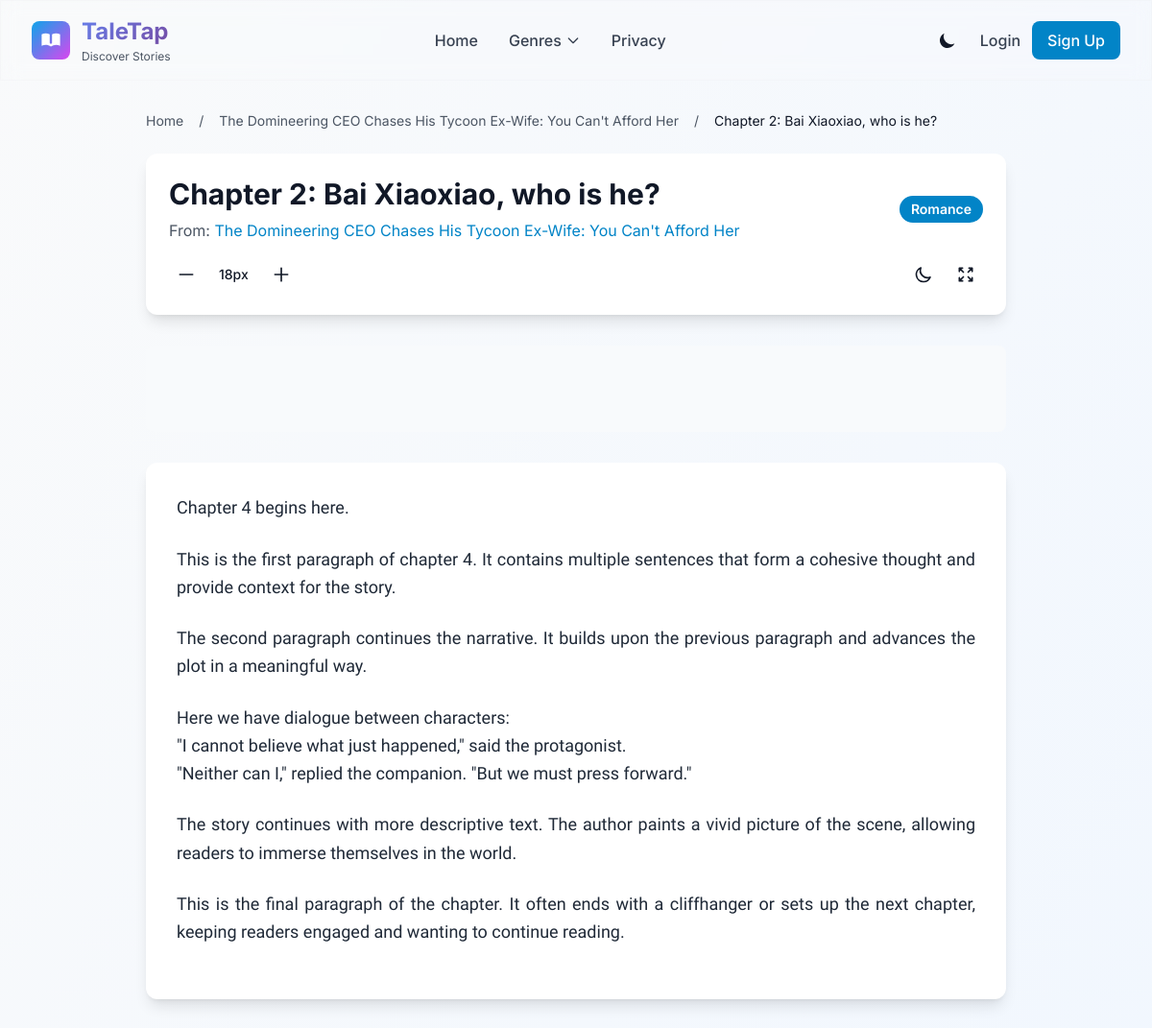
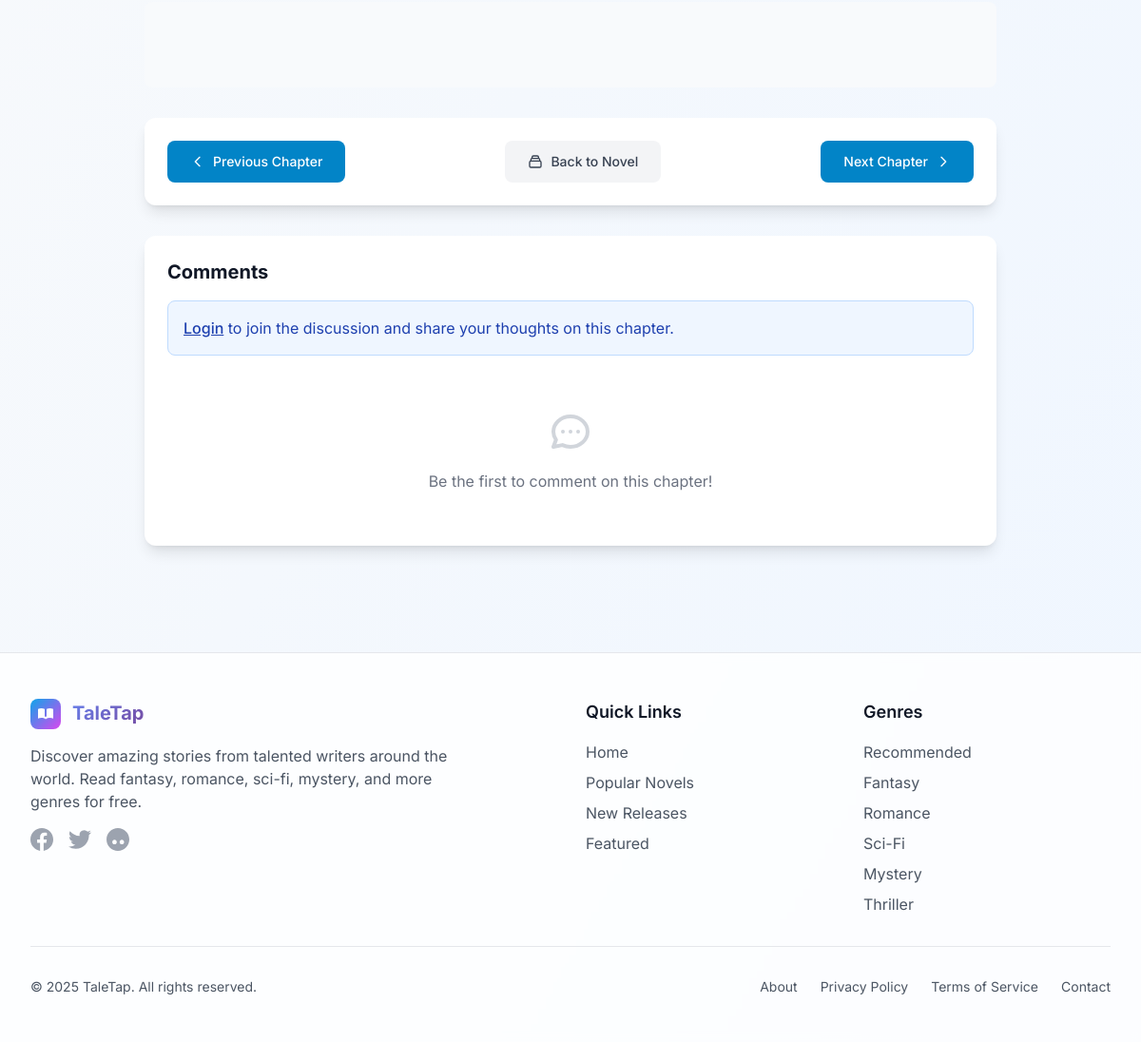
/novel/2/chapter/4, run on the app's committed database (2 pictures, top to bottom).
### models.py (models this page shows)
class Novel(db.Model):
    id = db.Column(db.Integer, primary_key=True)
    title = db.Column(db.String(100), nullable=False)
    description = db.Column(db.Text, nullable=False)
    cover_image = db.Column(db.String(200))  # 封面图片路径
    chapters = db.relationship('Chapter', backref='novel', lazy=True)
    category = db.Column(db.String(50))
    author = db.Column(db.String(100), default='Unknown Author')
    rating = db.Column(db.Float, default=0.0)
    total_reads = db.Column(db.Integer, default=0)
    total_bookmarks = db.Column(db.Integer, default=0)
    total_reviews = db.Column(db.Integer, default=0)
    status = db.Column(db.String(20), default='ongoing')  # 'ongoing', 'completed', 'hiatus'
    created_at = db.Column(db.DateTime, default=lambda: datetime.utcnow())
    updated_at = db.Column(db.DateTime, default=lambda: datetime.utcnow(), onupdate=lambda: datetime.utcnow())

class Chapter(db.Model):
    id = db.Column(db.Integer, primary_key=True)
    novel_id = db.Column(db.Integer, db.ForeignKey('novel.id'), nullable=False)
    title = db.Column(db.String(100), nullable=False)
    content = db.Column(db.Text, nullable=False)
    comments = db.relationship('Comment', backref='chapter', lazy=True)

### app.py (the view)
@app.route('/novel/<int:novel_id>/chapter/<int:chapter_id>')
def chapter(novel_id, chapter_id):
    chapter = Chapter.query.get_or_404(chapter_id)
    if chapter.novel_id != novel_id:
        flash('Chapter does not belong to this novel')  # '章节不属于该小说'
        return redirect(url_for('novel', novel_id=novel_id))
    chapters = Chapter.query.filter_by(novel_id=novel_id).order_by(Chapter.id).all()
    chapter_ids = [c.id for c in chapters]
    current_index = chapter_ids.index(chapter_id)
    prev_chapter_id = chapter_ids[current_index - 1] if current_index > 0 else None
    next_chapter_id = chapter_ids[current_index + 1] if current_index < len(chapter_ids) - 1 else None
    form = CommentForm()
    return render_template('chapter.html', chapter=chapter, form=form,
                           prev_chapter_id=prev_chapter_id, next_chapter_id=next_chapter_id, novel_id=novel_id)

### app.py (called while the page is built)
@app.template_filter('format_paragraphs')
def format_paragraphs(text):
    if not text:
        return ''
    text = text.replace('\r\n', '\n').replace('\r', '\n')
    paragraphs = text.split('\n\n')
    if len(paragraphs) == 1:
        paragraphs = text.split('\n')
    formatted_paragraphs = []
    for paragraph in paragraphs:
        paragraph = paragraph.strip()
        if paragraph:  # 跳过空段落
            paragraph = paragraph.replace('\n', '<br>')
            formatted_paragraphs.append(f'<p class="mb-6 leading-relaxed text-gray-800 dark:text-gray-200 text-justify">{paragraph}</p>')
    return '\n'.join(formatted_paragraphs)

### templates/chapter.html (shortened to what this page needs)
{% extends 'base.html' %}
{% block content %}
<div class="max-w-4xl mx-auto">
    <nav class="text-sm text-gray-600 dark:text-gray-400 mb-6" aria-label="Breadcrumb">
        <ol class="flex items-center space-x-2">
            <li><a href="{{ url_for('index') }}" class="hover:text-primary-600 dark:hover:text-primary-400">Home</a></li>
            <li><span class="mx-2">/</span></li>
            <li><a href="{{ url_for('novel', novel_id=chapter.novel.id) }}" class="hover:text-primary-600 dark:hover:text-primary-400">{{ chapter.novel.title }}</a></li>
            <li><span class="mx-2">/</span></li>
            <li class="text-gray-900 dark:text-gray-100">{{ chapter.title }}</li>
        </ol>
    </nav>
    <div class="bg-white dark:bg-gray-800 rounded-xl shadow-lg p-6 mb-8">
        <div class="flex items-center justify-between mb-4">
            <div>
                <h1 class="text-3xl font-bold text-gray-900 dark:text-white mb-2">{{ chapter.title }}</h1>
                <p class="text-gray-600 dark:text-gray-300">From: <a href="{{ url_for('novel', novel_id=chapter.novel.id) }}" class="text-primary-600 dark:text-primary-400 hover:underline">{{ chapter.novel.title }}</a></p>
            </div>
            {% if chapter.novel.category %}
            <span class="px-3 py-1 text-sm font-semibold text-white bg-primary-600 rounded-full">
                {{ chapter.novel.category }}
            </span>
            {% endif %}
        </div>
        <div class="flex items-center justify-between flex-wrap gap-4">
            <div class="flex items-center space-x-4">
                <button id="font-size-decrease" class="p-2 rounded-lg hover:bg-gray-100 dark:hover:bg-gray-700 transition-colors" title="Decrease font size">
                    <svg class="w-5 h-5" fill="none" stroke="currentColor" viewBox="0 0 24 24">
                        <path stroke-linecap="round" stroke-linejoin="round" stroke-width="2" d="M20 12H4"/>
                    </svg>
                </button>
                <span id="font-size-display" class="text-sm font-medium">18px</span>
                <button id="font-size-increase" class="p-2 rounded-lg hover:bg-gray-100 dark:hover:bg-gray-700 transition-colors" title="Increase font size">
                    <svg class="w-5 h-5" fill="none" stroke="currentColor" viewBox="0 0 24 24">
                        <path stroke-linecap="round" stroke-linejoin="round" stroke-width="2" d="M12 4v16m8-8H4"/>
                    </svg>
                </button>
            </div>
            <div class="flex items-center space-x-2">
                <button id="toggle-dark-mode" class="p-2 rounded-lg hover:bg-gray-100 dark:hover:bg-gray-700 transition-colors" title="Toggle dark mode">
                    <svg class="w-5 h-5" fill="none" stroke="currentColor" viewBox="0 0 24 24">
                        <path stroke-linecap="round" stroke-linejoin="round" stroke-width="2" d="M20.354 15.354A9 9 0 018.646 3.646 9.003 9.003 0 0012 21a9.003 9.003 0 008.354-5.646z"/>
                    </svg>
                </button>
                <button id="toggle-fullscreen" class="p-2 rounded-lg hover:bg-gray-100 dark:hover:bg-gray-700 transition-colors" title="Toggle fullscreen">
                    <svg class="w-5 h-5" fill="none" stroke="currentColor" viewBox="0 0 24 24">
                        <path stroke-linecap="round" stroke-linejoin="round" stroke-width="2" d="M4 8V4m0 0h4M4 4l5 5m11-1V4m0 0h-4m4 0l-5 5M4 16v4m0 0h4m-4 0l5-5m11 5l-5-5m5 5v-4m0 4h-4"/>
                    </svg>
                </button>
            </div>
        </div>
    </div>
    <div class="ad-container mb-8">
    </div>
    <div class="bg-white dark:bg-gray-800 rounded-xl shadow-lg p-8 mb-8">
        <div id="chapter-content" class="chapter-content max-w-none">
            <div class="reading-text text-lg leading-8 text-gray-900 dark:text-gray-100">
                {{ chapter.content | format_paragraphs | safe }}
            </div>
        </div>
    </div>
    <div class="ad-container mb-8">
    </div>
    <div class="bg-white dark:bg-gray-800 rounded-xl shadow-lg p-6 mb-8">
        <div class="flex justify-between items-center">
            {% if prev_chapter_id %}
                <a href="{{ url_for('chapter', novel_id=novel_id, chapter_id=prev_chapter_id) }}"
                   class="inline-flex items-center px-6 py-3 text-sm font-medium text-white bg-primary-600 hover:bg-primary-700 rounded-lg transition-colors">
                    <svg class="w-4 h-4 mr-2" fill="none" stroke="currentColor" viewBox="0 0 24 24">
                        <path stroke-linecap="round" stroke-linejoin="round" stroke-width="2" d="M15 19l-7-7 7-7"/>
                    </svg>
                    Previous Chapter
                </a>
            {% endif %}
            <a href="{{ url_for('novel', novel_id=chapter.novel.id) }}"
               class="inline-flex items-center px-6 py-3 text-sm font-medium text-gray-700 dark:text-gray-300 bg-gray-100 dark:bg-gray-700 hover:bg-gray-200 dark:hover:bg-gray-600 rounded-lg transition-colors">
                <svg class="w-4 h-4 mr-2" fill="none" stroke="currentColor" viewBox="0 0 24 24">
                    <path stroke-linecap="round" stroke-linejoin="round" stroke-width="2" d="M19 11H5m14 0a2 2 0 012 2v6a2 2 0 01-2 2H5a2 2 0 01-2-2v-6a2 2 0 012-2m14 0V9a2 2 0 00-2-2M5 11V9a2 2 0 012-2m0 0V5a2 2 0 012-2h6a2 2 0 012 2v2M7 7h10"/>
                </svg>
                Back to Novel
            </a>
            {% if next_chapter_id %}
                <a href="{{ url_for('chapter', novel_id=novel_id, chapter_id=next_chapter_id) }}"
                   class="inline-flex items-center px-6 py-3 text-sm font-medium text-white bg-primary-600 hover:bg-primary-700 rounded-lg transition-colors">
                    Next Chapter
                    <svg class="w-4 h-4 ml-2" fill="none" stroke="currentColor" viewBox="0 0 24 24">
                        <path stroke-linecap="round" stroke-linejoin="round" stroke-width="2" d="M9 5l7 7-7 7"/>
                    </svg>
                </a>
            {% endif %}
        </div>
    </div>
    <div class="bg-white dark:bg-gray-800 rounded-xl shadow-lg p-6">
        <h3 class="text-xl font-bold text-gray-900 dark:text-white mb-4">Comments</h3>
        {% if current_user.is_authenticated %}
        <form method="POST" action="{{ url_for('add_comment', chapter_id=chapter.id) }}" class="mb-6">
            {{ form.hidden_tag() }}
            <div class="mb-4">
                <label for="{{ form.content.id }}" class="block text-sm font-medium text-gray-700 dark:text-gray-300 mb-2">
                    Share your thoughts
                </label>
                {{ form.content(class="w-full p-3 border border-gray-300 dark:border-gray-600 rounded-lg dark:bg-gray-700 dark:text-white focus:ring-2 focus:ring-primary-500 focus:border-transparent", rows="3", placeholder="What did you think of this chapter?") }}
            </div>
            <div class="flex justify-end">
                {{ form.submit(class="px-6 py-2 bg-primary-600 text-white rounded-lg hover:bg-primary-700 transition-colors font-medium") }}
            </div>
        </form>
        {% else %}
        <div class="bg-blue-50 dark:bg-blue-900/20 border border-blue-200 dark:border-blue-800 rounded-lg p-4 mb-6">
            <p class="text-blue-800 dark:text-blue-200">
                <a href="{{ url_for('login') }}" class="font-medium underline hover:no-underline">Login</a> to join the discussion and share your thoughts on this chapter.
            </p>
        </div>
        {% endif %}
        {% if chapter.comments %}
        <div class="space-y-4">
            {% for comment in chapter.comments %}
            <div class="bg-gray-50 dark:bg-gray-700 rounded-lg p-4">
                <div class="flex items-center justify-between mb-2">
                    <div class="flex items-center space-x-2">
                        <div class="w-8 h-8 bg-primary-500 rounded-full flex items-center justify-center">
                            <span class="text-white text-sm font-medium">{{ comment.user.username[0].upper() }}</span>
                        </div>
                        <span class="font-medium text-gray-900 dark:text-white">{{ comment.user.username }}</span>
                    </div>
                    <span class="text-sm text-gray-500 dark:text-gray-400">{{ comment.timestamp.strftime('%B %d, %Y') }}</span>
                </div>
                <p class="text-gray-700 dark:text-gray-300">{{ comment.content }}</p>
            </div>
            {% endfor %}
        </div>
        {% else %}
        <div class="text-center py-8 text-gray-500 dark:text-gray-400">
            <p>Be the first to comment on this chapter!</p>
        </div>
        {% endif %}
    </div>
</div>
{% endblock %}

### templates/base.html (style rules this page uses)
.ad-container { margin: 2rem 0; text-align: center; min-height: 90px; background: #f8fafc; border-radius: 8px; display: flex; align-items: center; justify-content: center; }
.chapter-content { font-family: 'Georgia', serif; line-height: 1.8; font-size: 1.125rem; color: #374151; }
.chapter-content p { margin-bottom: 1.5rem; text-align: justify; }

### data on the page
Novel: novel "The Domineering CEO Chases His Tycoon Ex-Wife: You Can't Afford Her", novel.category "Romance"
Chapter: title "Chapter 2: Bai Xiaoxiao, who is he?", content "Chapter 4 begins here. This is the first paragraph of chapter 4. It contains multiple sentences that form a cohesive thought and provide context for the story. The second paragraph continues the narrative. It builds upon the previous paragraph and advances the plot in a meaningful way. Here we have dialogue between characters: \"I cannot believe what just happened,\" said the protagonist. \"Neither can I,\" replied the companion. \"But we must press forward.\" The story continues with more descriptive text. The author paints a vivid picture of the scene, allowing readers to immerse themselves in the world. This is the final paragraph of the chapter. It often ends with a cliffhanger or sets up the…"
